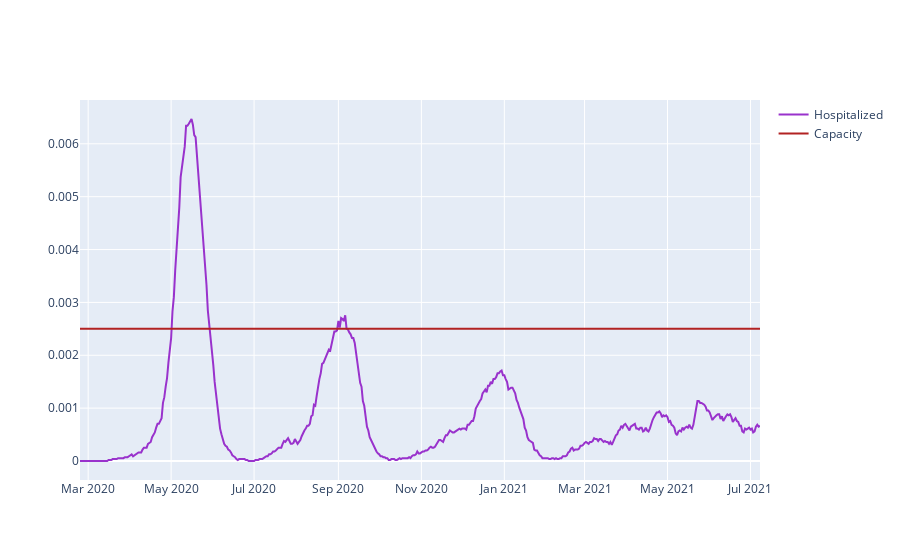

Source (notebook cell):
### Code cell
def plot_beds_capacity(timeline):
    fig = go.Figure()
    x = pd.date_range(datetime.date(2020, 2, 24), periods=len(timeline))

    fig.add_trace(go.Scatter(x=x, y=timeline['hospitalized'],
        mode='lines',
        line_color='darkorchid',
         name="Hospitalized"
        ))

    fig.add_trace(go.Scatter(x=x, y=len(x)*[0.0025],
        mode='lines',
        line_color='firebrick',
         name="Capacity"
        ))
    
    fig.show()
    
plot_beds_capacity(sim[0])

### Figure 1 — Plotly figure (JSON) as saved in the notebook; plotly's stock layout.template omitted (floating-point values rounded to 4 significant figures; data arrays with more than 128 entries replaced by an {"elided": "..."} marker saying what was removed)
{"data": [{"line": {"color": "darkorchid"}, "mode": "lines", "name": "Hospitalized", "type": "scatter", "x": {"elided": "501 str values"}, "y": {"elided": "501 float values"}}, {"line": {"color": "firebrick"}, "mode": "lines", "name": "Capacity", "type": "scatter", "x": {"elided": "501 str values"}, "y": {"elided": "501 float values"}}], "layout": {}}
